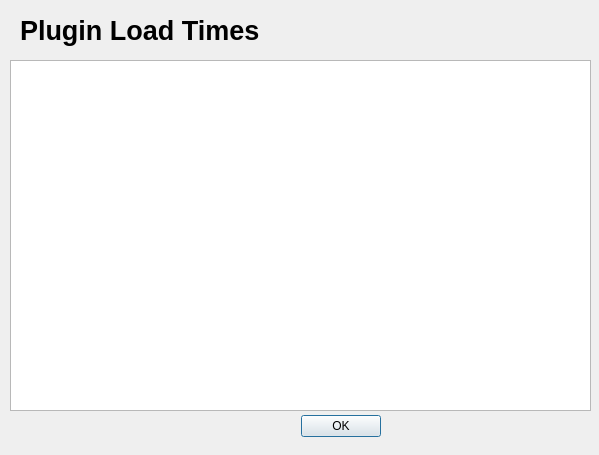
<?xml version="1.0" encoding="UTF-8"?>
<ui version="4.0">
 <class>PluginLoadTimesDialogBase</class>
 <widget class="QDialog" name="PluginLoadTimesDialogBase">
  <property name="geometry">
   <rect>
    <x>0</x>
    <y>0</y>
    <width>599</width>
    <height>455</height>
   </rect>
  </property>
  <property name="windowTitle">
   <string>Plugin Load Times</string>
  </property>
  <widget class="QDialogButtonBox" name="button_box">
   <property name="geometry">
    <rect>
     <x>40</x>
     <y>410</y>
     <width>341</width>
     <height>32</height>
    </rect>
   </property>
   <property name="orientation">
    <enum>Qt::Horizontal</enum>
   </property>
   <property name="standardButtons">
    <set>QDialogButtonBox::Ok</set>
   </property>
  </widget>
  <widget class="QTextBrowser" name="showloadtimes">
   <property name="geometry">
    <rect>
     <x>10</x>
     <y>60</y>
     <width>581</width>
     <height>351</height>
    </rect>
   </property>
  </widget>
  <widget class="QLabel" name="label">
   <property name="geometry">
    <rect>
     <x>20</x>
     <y>10</y>
     <width>371</width>
     <height>41</height>
    </rect>
   </property>
   <property name="text">
    <string>&lt;html&gt;&lt;head/&gt;&lt;body&gt;&lt;p&gt;&lt;span style=&quot; font-size:20pt; font-weight:600;&quot;&gt;Plugin Load Times&lt;/span&gt;&lt;/p&gt;&lt;/body&gt;&lt;/html&gt;</string>
   </property>
   <property name="textFormat">
    <enum>Qt::RichText</enum>
   </property>
   <property name="textInteractionFlags">
    <set>Qt::NoTextInteraction</set>
   </property>
  </widget>
 </widget>
 <resources/>
 <connections>
  <connection>
   <sender>button_box</sender>
   <signal>accepted()</signal>
   <receiver>PluginLoadTimesDialogBase</receiver>
   <slot>accept()</slot>
   <hints>
    <hint type="sourcelabel">
     <x>20</x>
     <y>20</y>
    </hint>
    <hint type="destinationlabel">
     <x>20</x>
     <y>20</y>
    </hint>
   </hints>
  </connection>
  <connection>
   <sender>button_box</sender>
   <signal>rejected()</signal>
   <receiver>PluginLoadTimesDialogBase</receiver>
   <slot>reject()</slot>
   <hints>
    <hint type="sourcelabel">
     <x>20</x>
     <y>20</y>
    </hint>
    <hint type="destinationlabel">
     <x>20</x>
     <y>20</y>
    </hint>
   </hints>
  </connection>
 </connections>
</ui>
